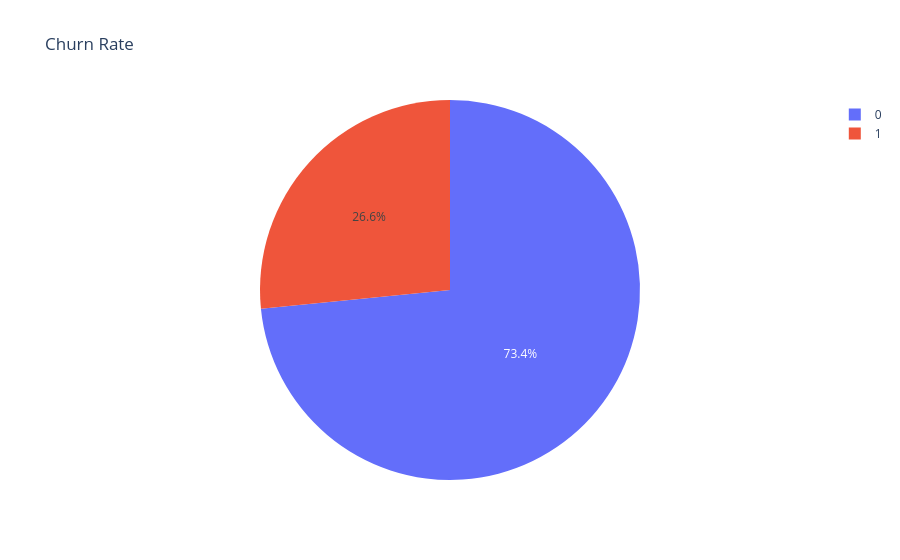

The code cell stored with this chart in its notebook:
### Code cell
conn = psycopg2.connect(CONN_STRING)
cur = conn.cursor()
cur.execute("""SELECT churn, COUNT(*) AS number_of_customers 
FROM customers
GROUP BY churn""")
rows = cur.fetchall()
df = pd.DataFrame(rows, columns=['Churn', 'Customers'])
cur.close()
conn.close()

chart1 = px.pie(df, "Churn", "Customers", title= "Churn Rate")
chart1.show()

### Figure 1 — Plotly figure (JSON) as saved in the notebook; plotly's stock layout.template omitted (floating-point values rounded to 4 significant figures)
{"data": [{"domain": {"x": [0, 1], "y": [0, 1]}, "hovertemplate": "Churn=%{label}<br>Customers=%{value}<extra></extra>", "labels": [0, 1], "legendgroup": "", "name": "", "showlegend": true, "type": "pie", "values": [5163, 1869]}], "layout": {"legend": {"tracegroupgap": 0}, "title": {"text": "Churn Rate"}}}
